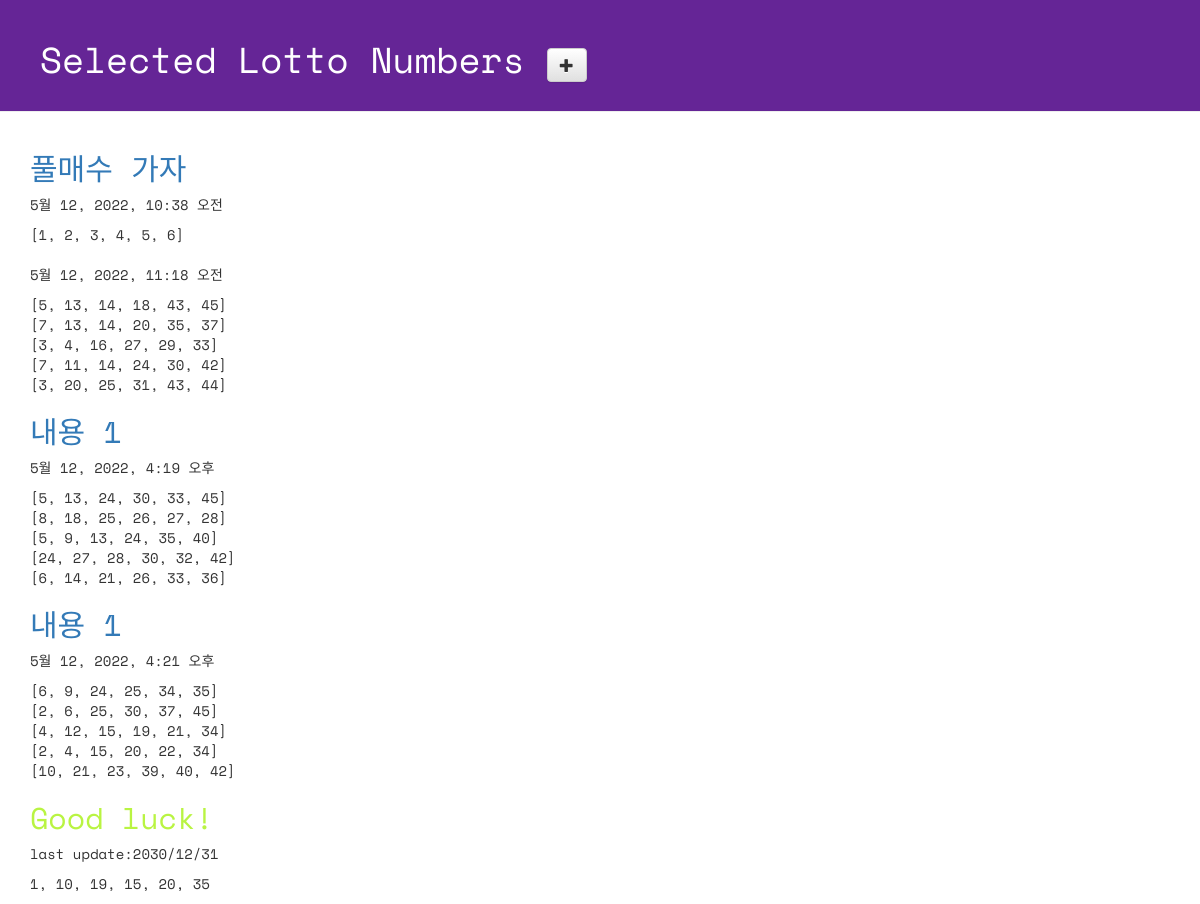
Page /lotto/ on the committed database.
### lotto/models.py (models this page shows, shortened)
class GuessNumbers(models.Model):
    name = models.CharField(max_length=24) # 로또 번호 리스트의 이름
    text = models.CharField(max_length=255) # 로또 번호 리스트에 대한 설명
    lottos = models.CharField(max_length=255, default='[1, 2, 3, 4, 5, 6]') # 로또 번호들이 담길 str
    num_lotto = models.IntegerField(default=5) # 6개 번호 set의 갯수
    update_date = models.DateTimeField()
    """
    def str(self): # Admin page에서 display되는 텍스트에 대한 변경
        return "안녕하세요!!!" # pk는 자동생성됨


    row_1 = GuessNumbers()
    row_1.generate()
    print(row_1.num_lotto) # 5
    print(row_1.name) #
    print(row_1.lottos) # '[1, 2, 3, 4, 5, 6]'

    print(row_1) # <Object GuessNumbers ~~~>
    print(row_1) # "안녕하세요!!!"

    model = linear_model.LinearRegression()
    print(model) # LinearRegression()
    """

### lotto/views.py (the view)
# urls.py: path('lotto/', views.index, name='index'),
def index(request):
    lottos = GuessNumbers.objects.all()
    """
    row = GuessNumbers(name=request.POST['name'], text=request.POST['text'])

    row.lottos = ""
    origin = list(range(1,46))

    for _ in range(0, row.num_lotto):
        random.shuffle(origin)
        guess = origin[:6]
        guess.sort()
        row.lottos += str(guess) +'\n' # 로또 번호 str에 6개 번호 set 추가

    row.update_date = timezone.now()
    row.save() # commit

    return HttpResponse('<h1>Hello, world!</h1>')
    """
    return render(request, 'lotto/default.html', {"lottos":lottos})

### lotto/templates/lotto/default.html (shortened to what this page needs)
{% load static %}
<!DOCTYPE html>
<html lang="ko">
<head>
  <link rel="stylesheet" href="//maxcdn.bootstrapcdn.com/bootstrap/3.2.0/css/bootstrap.min.css">
  <link rel="stylesheet" href="//maxcdn.bootstrapcdn.com/bootstrap/3.2.0/css/bootstrap-theme.min.css">
  <link rel="stylesheet" href="{% static 'css/lotto.css' %}">
</head>
<body>
  <div class="page-header">
    <h1>
      Selected Lotto Numbers
      <a href="{% url 'new_lotto' %}">
        <span class="glyphicon glyphicon-plus btn btn-default"></span>
      </a>
    </h1>
  </div>
  <div class="container lotto">
    {% for lotto in lottos %}
      <h2>
        <a href="{% url 'detail' lottokey=lotto.pk %}">
          {{lotto.text}}
        </a>
      </h2>
      <p>{{ lotto.update_date }}</p>
      <p>{{ lotto.lottos | linebreaksbr }}</p>
    {% endfor %}
    <h2>Good luck!</h2>
    <p> last update:2030/12/31</p>
    <p> 1, 10, 19, 15, 20, 35 </p>
  </div>
</body>
</html>

### lotto/static/css/lotto.css (style rules this page uses)
.page-header { background-color: #652596; margin-top: 0; padding: 20px 20px 20px 40px; font-family: 'Space Mono', monospace; }
.page-header h1 { color: #FFFFFF; }
.container { font-family: 'Space Mono', monospace; }
.container h2 { color: #b9f442; }

### rows in the picture
GuessNumbers: text "풀매수 가자", update_date "5월 12, 2022, 10:38 오전", lottos "[1, 2, 3, 4, 5, 6]"
GuessNumbers: update_date "5월 12, 2022, 11:18 오전", lottos "[5, 13, 14, 18, 43, 45] [7, 13, 14, 20, 35, 37] [3, 4, 16, 27, 29, 33] [7, 11, 14, 24, 30, 42] [3, 20, 25, 31, 43, 44]"
GuessNumbers: text "내용 1", update_date "5월 12, 2022, 4:19 오후", lottos "[5, 13, 24, 30, 33, 45] [8, 18, 25, 26, 27, 28] [5, 9, 13, 24, 35, 40] [24, 27, 28, 30, 32, 42] [6, 14, 21, 26, 33, 36]"
GuessNumbers: text "내용 1", update_date "5월 12, 2022, 4:21 오후", lottos "[6, 9, 24, 25, 34, 35] [2, 6, 25, 30, 37, 45] [4, 12, 15, 19, 21, 34] [2, 4, 15, 20, 22, 34] [10, 21, 23, 39, 40, 42]"
